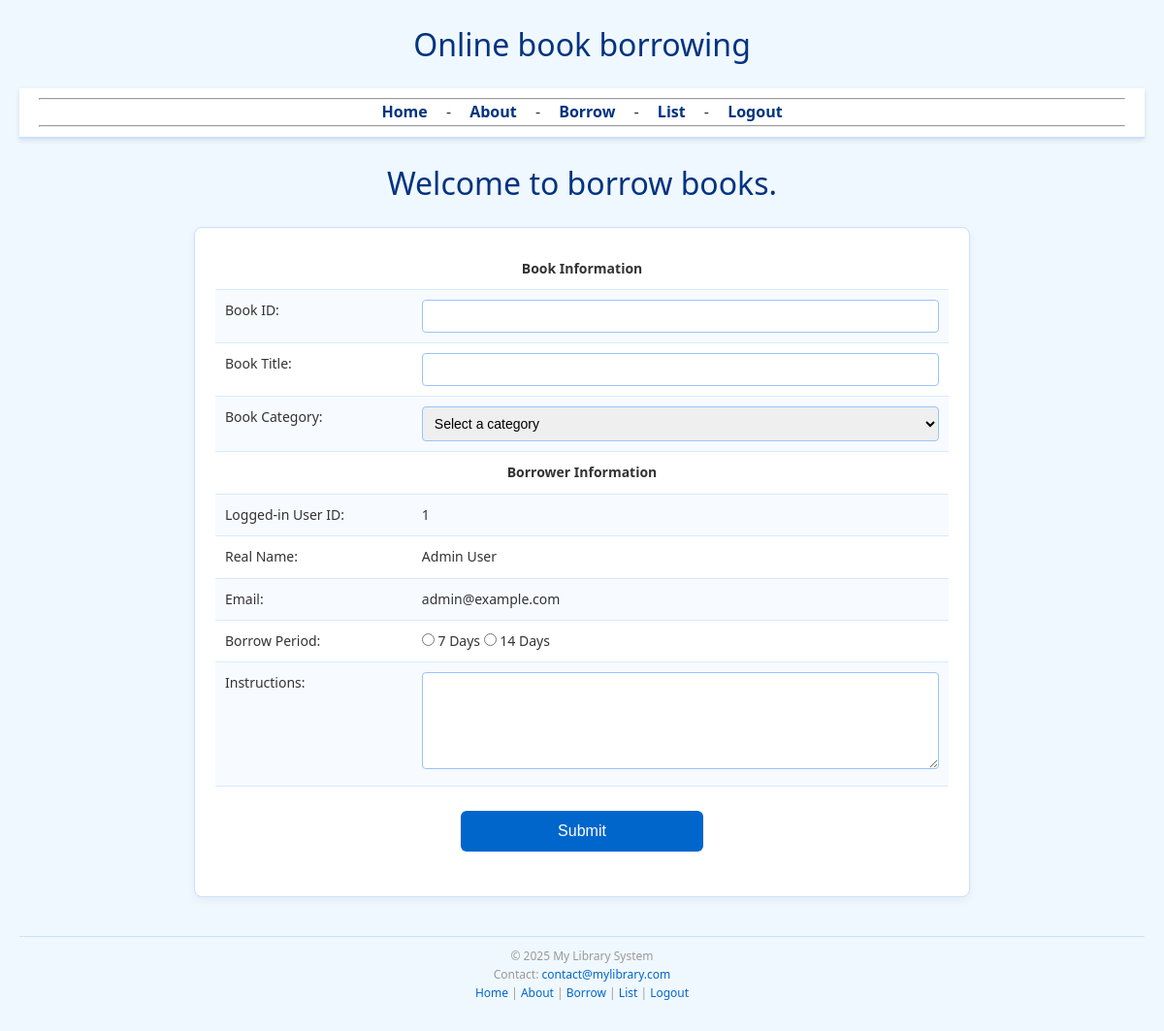
Screenshot of /borrow (signed in) with the database file from the repository.
### tables this page shows
CREATE TABLE Users (
                  id             INTEGER PRIMARY KEY,
                  username       TEXT UNIQUE NOT NULL,
                  password       TEXT NOT NULL,
                  real_name      TEXT,
                  email          TEXT,
                  role           INTEGER NOT NULL CHECK(role IN (0, 1))
                );

### main.py (the view, shortened to what this page needs)
@app.route('/borrow', methods=['GET', 'POST'])
def borrow():
    if not current_user.is_authenticated:
        return render_template('borrow_unlogged.html')
    return render_template('borrow_form.html', title="Borrow")

### auth.py (called while the page is built)
@login_manager.user_loader
def load_user(user_id):
    try:
        db = get_db()
        cursor = db.execute(
            "SELECT id, username, password, real_name, email, role FROM Users WHERE id = ?", (user_id,))
        user_data = cursor.fetchone()
        print("Loading user - user_id:", user_id, "user_data:", user_data)
        if user_data is not None:
            user_id = user_data[0]
            username = user_data[1]
            real_name = user_data[3]
            email = user_data[4]
            role = int(float(str(user_data[5]))) if user_data[5] is not None and str(
                user_data[5]).strip() else 0
            return User(user_id, username, real_name, email, role)
        return None
    except Exception as e:
        print("Error in load_user:", e)
        return None

### templates/borrow_form.html (shortened to what this page needs)
{% extends 'layout.html' %}
{% block content %}
<div class="content">
    <head>
    </head>
    <body>
        <h1>Welcome to borrow books.</h1>
        <form name="bookForm" method="POST">
            <table>
                <tr>
                    <td colspan="2" style="text-align: center;"><strong>Book Information</strong></td>
                </tr>
                <tr>
                    <td><label for="book_id">Book ID:</label></td>
                    <td><input type="text" name="book_id" required minlength="3" maxlength="20"></td>
                </tr>
                <tr>
                    <td><label for="book_title">Book Title:</label></td>
                    <td><input type="text" name="book_title" minlength="3"></td>
                </tr>
                <tr>
                    <td><label for="category">Book Category:</label></td>
                    <td>
                        <select name="category" id="category" required>
                            <option value="" disabled selected>Select a category</option>
                        </select><br>
                    </td>
                </tr>
                <tr>
                    <td colspan="2" style="text-align: center;"><strong>Borrower Information</strong></td>
                </tr>
                <tr>
                    <td><label>Logged-in User ID:</label></td>
                    <td>
                        {% if current_user.is_authenticated %}
                        {{ current_user.id }}
                        {% else %}
                        <p>Please <a href="{{ url_for('login') }}">login</a> to borrow a book.</p>
                        {% endif %}
                    </td>
                </tr>
                <tr>
                    <td><label>Real Name:</label></td>
                    <td>
                        {% if current_user.is_authenticated %}
                        {{ current_user.real_name|default('Not set') }}
                        {% else %}
                        <p>Please login to see your name.</p>
                        {% endif %}
                    </td>
                </tr>
                <tr>
                    <td><label>Email:</label></td>
                    <td>
                        {% if current_user.is_authenticated %}
                        {{ current_user.email|default('Not set') }}
                        {% else %}
                        <p>Please login to see your email.</p>
                        {% endif %}
                    </td>
                </tr>
                <tr>
                    <td><label for="return_period">Borrow Period:</label></td>
                    <td>
                        <label><input type="radio" name="return_period" value="7days" required> 7 Days</label>
                        <label><input type="radio" name="return_period" value="14days"> 14 Days</label>
                    </td>
                </tr>
                <tr>
                    <td><label for="instructions">Instructions:</label></td>
                    <td><textarea name="instructions" rows="4" cols="40"></textarea></td>
                </tr>
                <tr>
                    <td colspan="2"><input type="submit" value="Submit"></td>
                </tr>
            </table>
        </form>
    </body>
</div>
{% endblock %}

### static/style.css (style rules this page uses)
* { margin: 0; padding: 0; box-sizing: border-box; }
body { font-family: 'Segoe UI', Arial, sans-serif; background-color: #f0f8ff; color: #333; padding: 20px; line-height: 1.6; }
.content { animation: fadeIn 0.5s ease-in; }
h1, h2 { color: #003380; margin-bottom: 20px; text-align: center; font-weight: 500; text-transform: none; }
form { background-color: #ffffff; padding: 20px; border-radius: 8px; border: 1px solid #cce0ff; max-width: 800px; margin: 20px auto; box-shadow: 0 4px 8px rgba(0, 0, 0, 0.05); }
form table { width: 100%; border-collapse: collapse; margin: 0; }
form td { padding: 10px; vertical-align: top; text-align: left; }
input[type="text"], input[type="email"], input[type="date"], select, textarea { width: 100%; padding: 8px; border: 1px solid #99c2ff; border-radius: 4px; font-size: 14px; transition: border-color 0.3s, box-shadow 0.3s; }
textarea { resize: vertical; min-height: 100px; }
input[type="submit"], .button { background-color: #0066cc; color: white; padding: 12px; border: none; border-radius: 6px; cursor: pointer; font-size: 16px; width: 100%; max-width: 250px; margin: 15px auto; transition: background-color 0.3s, transform 0.2s, box-shadow 0.2s; text-align: center; display: block; text-decoration: none; }
table { width: 100%; border-collapse: collapse; margin: 20px auto; background-color: #ffffff; border: 1px solid #cce0ff; border-radius: 8px; overflow: hidden; }
th, td { padding: 12px; text-align: left; border-bottom: 1px solid #d6eaff; font-size: 14px; transition: background-color 0.3s; background-color: transparent; }
tr:nth-child(even) { background-color: #f7fbff; }

### rows the page displays
Users: id "1", real_name "Admin User", email "admin@example.com"
